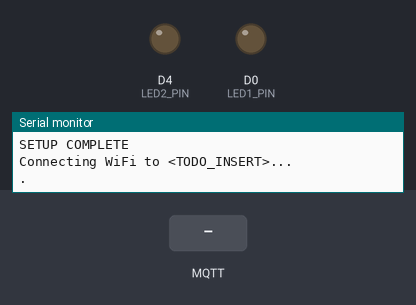
The sketch below on a simulated ESP8266 (NodeMCU). Shown: output pins drawn as LEDs (lit = HIGH), the last lines printed to the serial monitor. Dashed ring = blinking. The test bench sets the inputs (shaded band). No MQTT or app messages arrive unless stated.

Above: at 1.4 s.
1.5 s: MQTT message "1" arrives on the first subscribed topic
At 3.6 s:
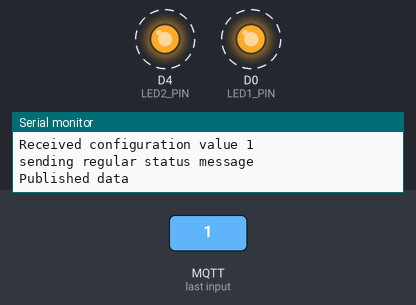
4.5 s: MQTT message "on" arrives on the first subscribed topic
6.5 s: MQTT message "off" arrives on the first subscribed topic
Timing chart, 0 to 14.1 s (numbered marks = the images above; inputs shaded):
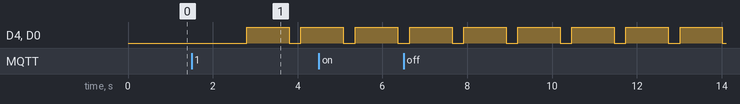

Measured:
- by itself, D4 (LED2_PIN), D0 (LED1_PIN): alternates HIGH for 1.0 s and LOW for 0.27 s

The sketch:

nodemcu_test.ino
```cpp
#include <PubSubClient.h>

const char* SKETCH_VERSION = "1.0";

const char* BROKER_TOPIC = "nodemcu_test";
const int LED1_PIN  = D0;  // (=GPIO16)
const int LED2_PIN  = D4;  // (=GPIO2)
unsigned int STATUS_REPORT_FREQUENCY = 10;

unsigned int loopCount = STATUS_REPORT_FREQUENCY;

void sketch_callback(String stringValue) {
  Serial.println(String("Received configuration value ") + stringValue);
}

#include <MyWiFi.h>
#include <AllSketches.h>

ADC_MODE(ADC_VCC);

WiFiClient* client = create_wifi_client();
PubSubClient psclient(MQTT_SERVER, MQTT_PORT, callback, *client);

void reportStatus(PubSubClient& psclient) {
  float volt = ESP.getVcc();
  int value = 0;
  StringSumHelper message = String("{\"command\":\"") + value + "\", \"volt\":" + volt + ",\"version\":\"" + SKETCH_VERSION + "\", \"chip\":\"" + CHIP_ID + "\"}";
  psclient.publish(BROKER_TOPIC_NODE.c_str(), message.c_str());
  SERIAL_PRINT(String("Published data"));
}

void setup(void) {
  pinMode(LED1_PIN, OUTPUT);
  pinMode(LED2_PIN, OUTPUT);

  serial_init();
  SERIAL_PRINT("SETUP COMPLETE");
  delay(50);
}

void loop() {

  digitalWrite(LED1_PIN, LOW);
  digitalWrite(LED2_PIN, LOW);

  if(wifi_start()) {
    if (mqtt_connect(psclient, true)) {
      mqtt_loop(psclient);
      delay(20);
      loopCount++;
      if(loopCount > STATUS_REPORT_FREQUENCY) {
        SERIAL_PRINT("sending regular status message");
        reportStatus(psclient);
        loopCount = 0;
      }
    }
  }

  digitalWrite(LED1_PIN, HIGH);
  digitalWrite(LED2_PIN, HIGH);

  delay(1000);

}
```
